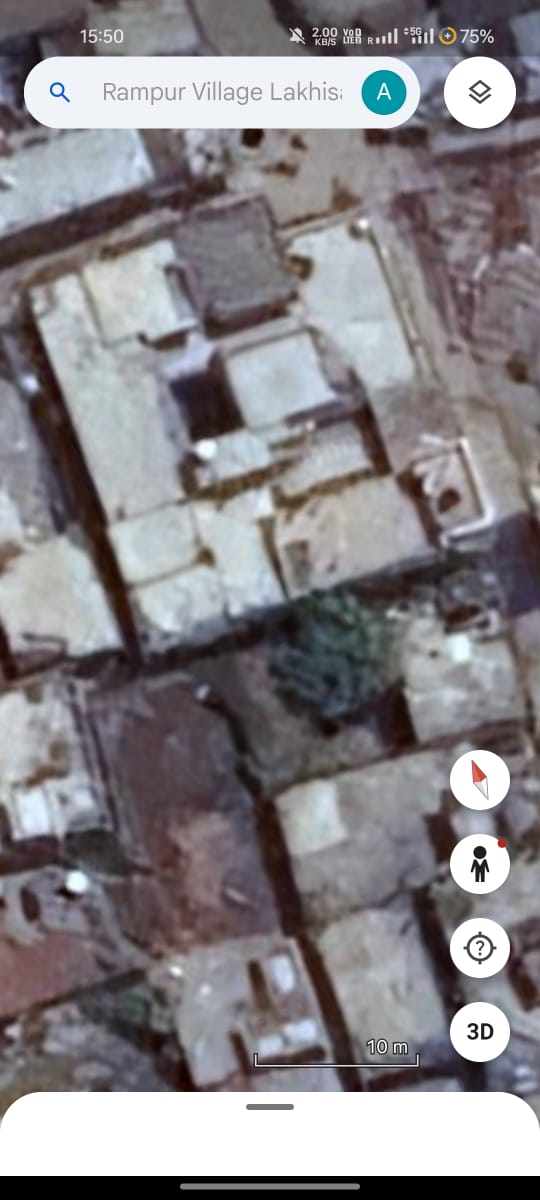
#> input picture app/data/uploads/3aeb20aa-a7c6-4ace-b92f-621f5c78adf6.jpeg, 540 x 1200 px
$ python -i image_processing.py   (imports and definitions only)
#> lines starting #> are read from the running program, lines starting #| are printed output that depends on the picture; after the words box and inside, x2 and y2 are one past the last pixel; in counts of white or black regions, pixels touching at a corner belong together
#> further down, picture is the input picture: shape (1200, 540, 3); mean B, G, R 135.2, 131.3, 134.9
import cv2
import numpy as np
from PIL import Image
import io

# [4 lines left out: function process_image, not called in this run]

def denoise_image(image: np.ndarray) -> np.ndarray:
    return cv2.fastNlMeansDenoisingColored(image, None, 10, 10, 7, 21)

# [7 lines left out: function enhance_contrast, not called in this run]

def get_contours(mask: np.ndarray):
    contours, _ = cv2.findContours(mask, cv2.RETR_EXTERNAL, cv2.CHAIN_APPROX_SIMPLE)
    return contours

# [4 lines left out: function create_overlay, not called in this run]

def segment_roof_heuristic(image: np.ndarray) -> np.ndarray:
    """
    Segment roof-like structures using heuristic computer vision techniques.
    Assumes roofs have distinct edges and contrast compared to surroundings.
    """
    # Convert to grayscale
    gray = cv2.cvtColor(image, cv2.COLOR_BGR2GRAY)

    # Apply Gaussian Blur to reduce noise
    blurred = cv2.GaussianBlur(gray, (5, 5), 0)

    # Edge Detection (Canny)
    edges = cv2.Canny(blurred, 50, 150)
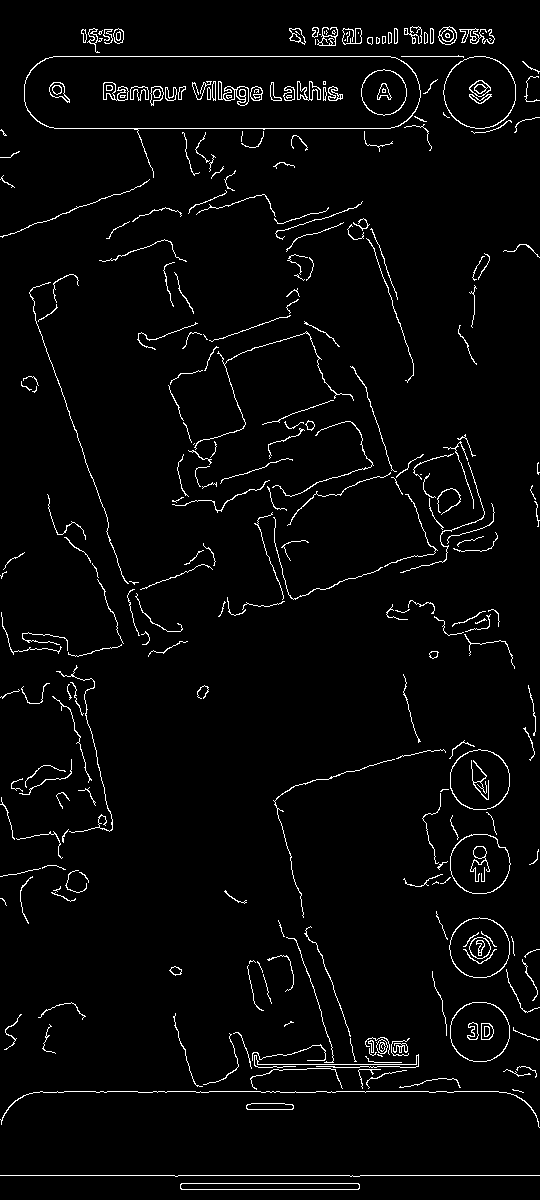
#> edges: shape (1200, 540); 3.1% white in thin lines or dots

    # Dilate edges to close gaps
    kernel = np.ones((5, 5), np.uint8)
    dilated = cv2.dilate(edges, kernel, iterations=2)
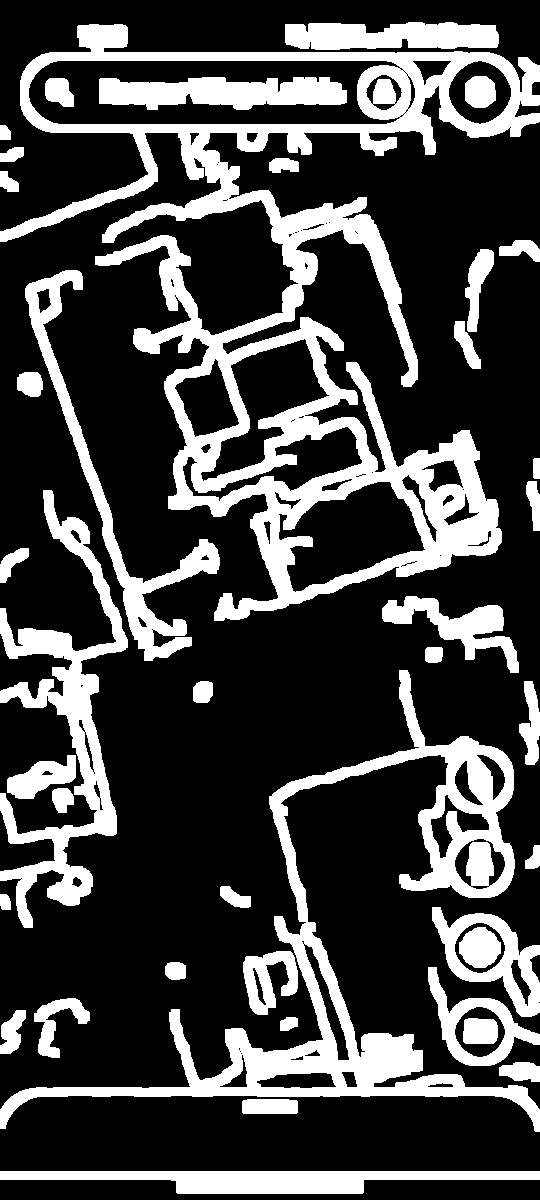
#> dilated: shape (1200, 540); 26.3% white; 40 white regions

    # Find contours
    contours, _ = cv2.findContours(dilated, cv2.RETR_EXTERNAL, cv2.CHAIN_APPROX_SIMPLE)
#> contours = 35 contours; largest, box (x1, y1, x2, y2) and area: (0, 24, 540, 621) 113762, (0, 670, 540, 1132) 34575, (0, 490, 128, 928) 14032, (25, 270, 220, 661) 8292, (0, 1171, 540, 1194) 6936

    # Create empty mask
    mask = np.zeros_like(gray)

    # Filter contours based on area (assume roof is a significant part of the image)
    total_area = image.shape[0] * image.shape[1]
#> total_area = 648000
    min_area = total_area * 0.05  # At least 5% of the image
#> min_area = 32400

    for contour in contours:
        area = cv2.contourArea(contour)
        if area > min_area:
            # Convex hull to get a cleaner shape
            hull = cv2.convexHull(contour)
            cv2.drawContours(mask, [hull], -1, (255), thickness=cv2.FILLED)
#> this loop made 35 passes
#> area on passes 1 to 12: 6935.5, 755, 587, 179, 648.5, 1202, 4746, 302.5, 1987.5, 6060, 134, 373.5
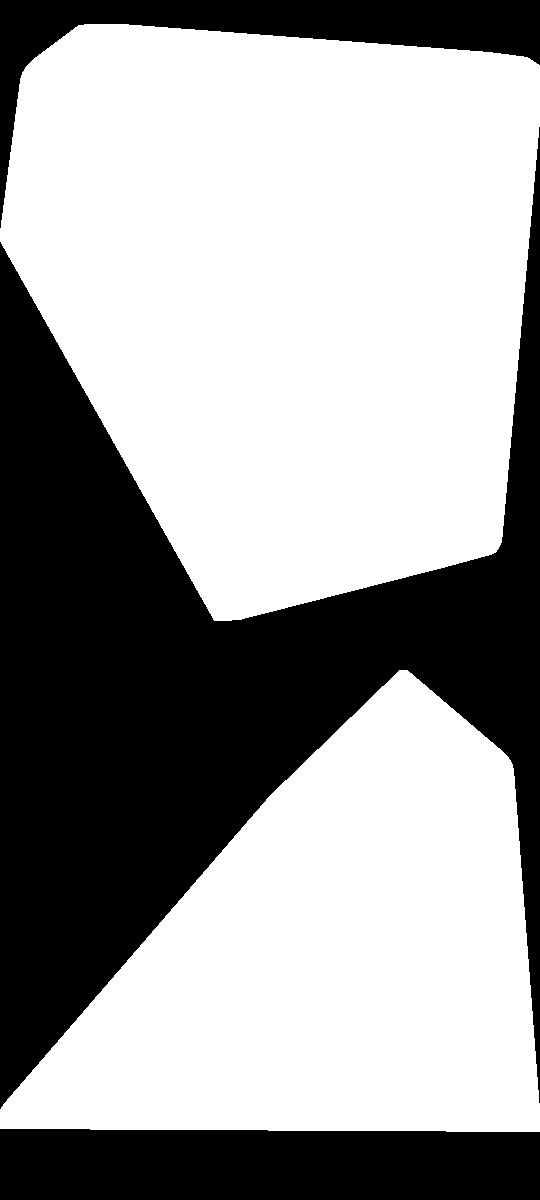
#> mask: shape (1200, 540); 62.3% white; 3 black regions, box (x1, y1, x2, y2) and area: (0, 127, 540, 1109) 183311, (0, 1129, 540, 1200) 37524, (0, 0, 540, 228) 23755

    # Morphological Close to fill holes
    mask = cv2.morphologyEx(mask, cv2.MORPH_CLOSE, kernel, iterations=3)
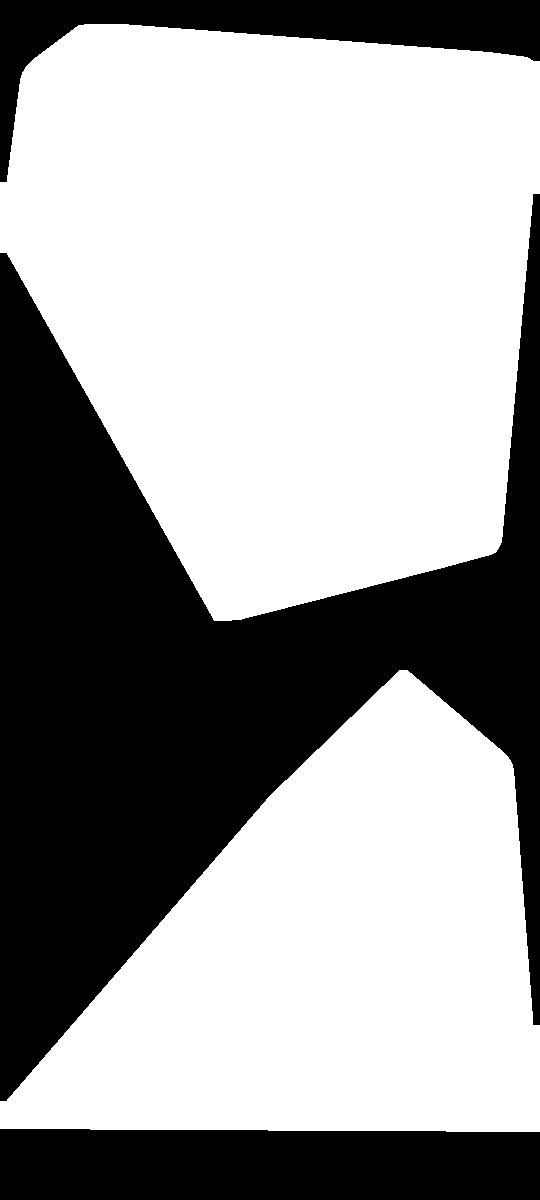
#> mask: shape (1200, 540); 62.4% white; 3 black regions, box (x1, y1, x2, y2) and area: (0, 194, 540, 1101) 182738, (0, 1129, 540, 1200) 37524, (0, 0, 540, 182) 23579

    return mask

# [44 lines left out: function visualize_panels, not called in this run]

>>> import cv2
>>> picture = cv2.imread('../data/uploads/3aeb20aa-a7c6-4ace-b92f-621f5c78adf6.jpeg')
>>> result = segment_roof_heuristic(picture)

$ run again, on app/data/uploads/2142d2e5-bd48-4081-898c-b2c24c6b7db8.png
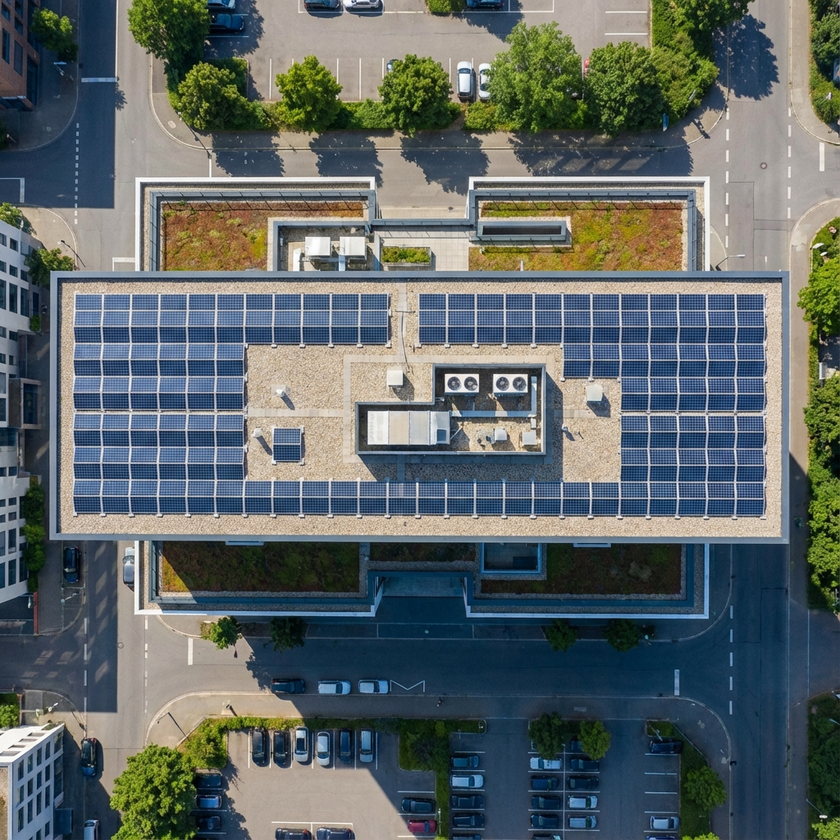
#> input picture app/data/uploads/2142d2e5-bd48-4081-898c-b2c24c6b7db8.png, 840 x 840 px, shrunk from 1024 x 1024 before the run
#> picture is the input picture: shape (840, 840, 3); mean B, G, R 102.6, 102.6, 93.8
#> in segment_roof_heuristic, `edges = cv2.Canny(blurred, 50, 150)`:
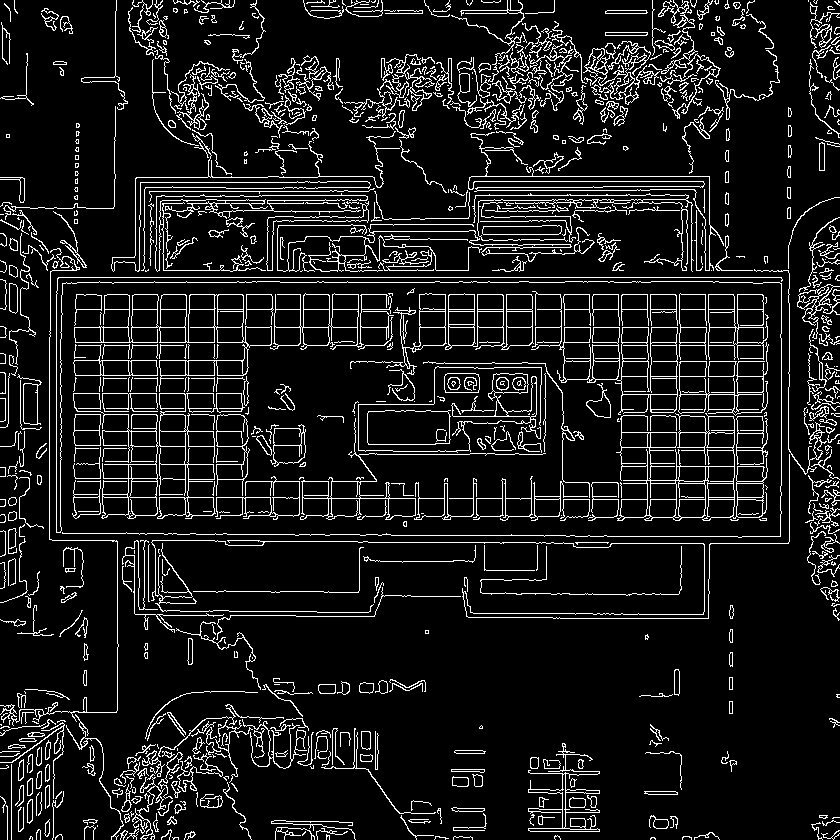
#> edges: shape (840, 840); 9.9% white in thin lines or dots
#> dilated: shape (840, 840); 57.5% white; 397 black regions (66 under 20 px)
#> contours = 32 contours; largest, box (x1, y1, x2, y2) and area: (0, 0, 840, 840) 491297, (524, 739, 604, 840) 6289, (804, 0, 840, 175) 4848, (267, 816, 360, 840) 1924, (640, 720, 686, 799) 1696
#> the loop in segment_roof_heuristic, `for contour in contours:` made 32 passes
#> area on passes 1 to 8: 1924, 478, 773.5, 1158, 977.5, 418.5, 423, 6289
#> after the loop in segment_roof_heuristic, `for contour in contours:`:
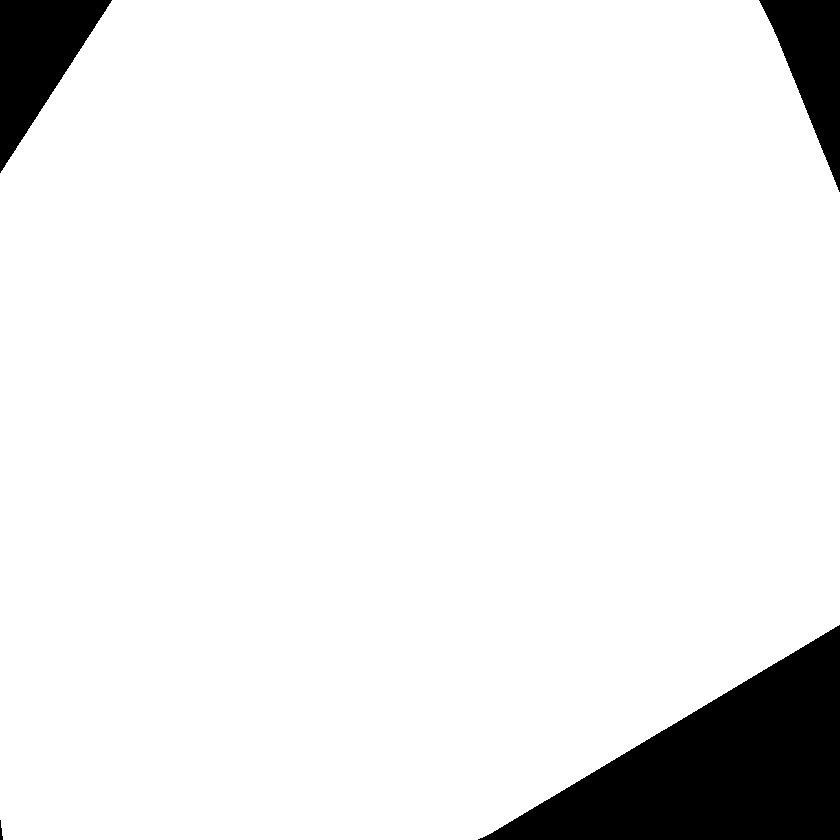
#> mask: shape (840, 840); 92% white; 4 black regions, box (x1, y1, x2, y2) and area: (478, 625, 840, 840) 38747, (0, 0, 112, 173) 9744, (759, 0, 840, 192) 7588, (0, 820, 3, 840) 36

$ run again, on app/data/uploads/6ef91b2f-7ad8-4892-b18e-c8856e5fb6bb.png
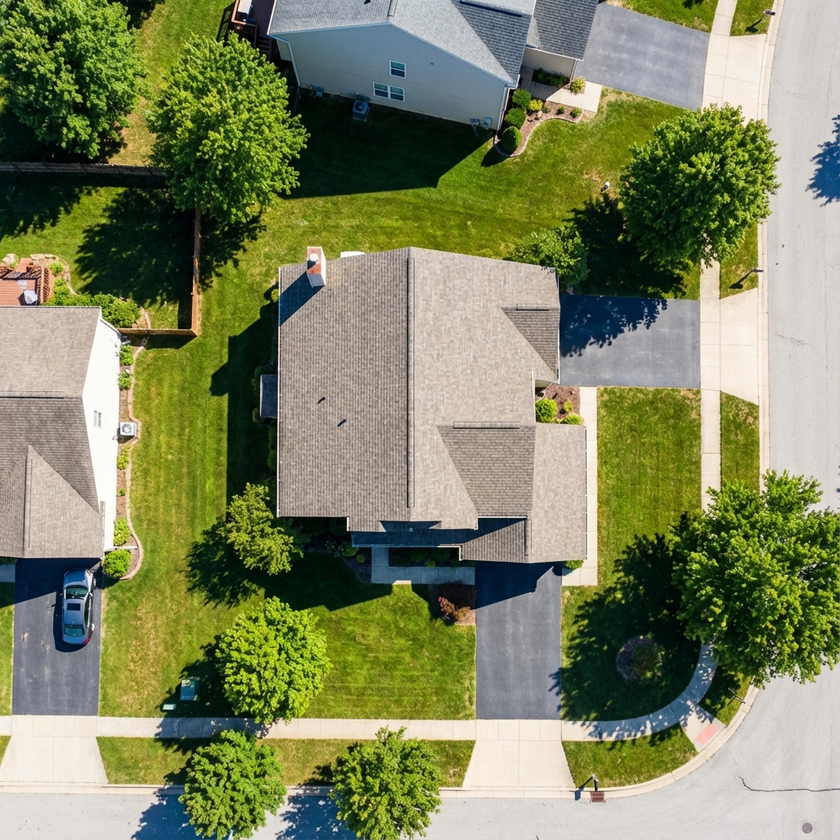
#> input picture app/data/uploads/6ef91b2f-7ad8-4892-b18e-c8856e5fb6bb.png, 840 x 840 px, shrunk from 1024 x 1024 before the run
#> picture is the input picture: shape (840, 840, 3); mean B, G, R 94.8, 132, 125.8
#> in segment_roof_heuristic, `edges = cv2.Canny(blurred, 50, 150)`:
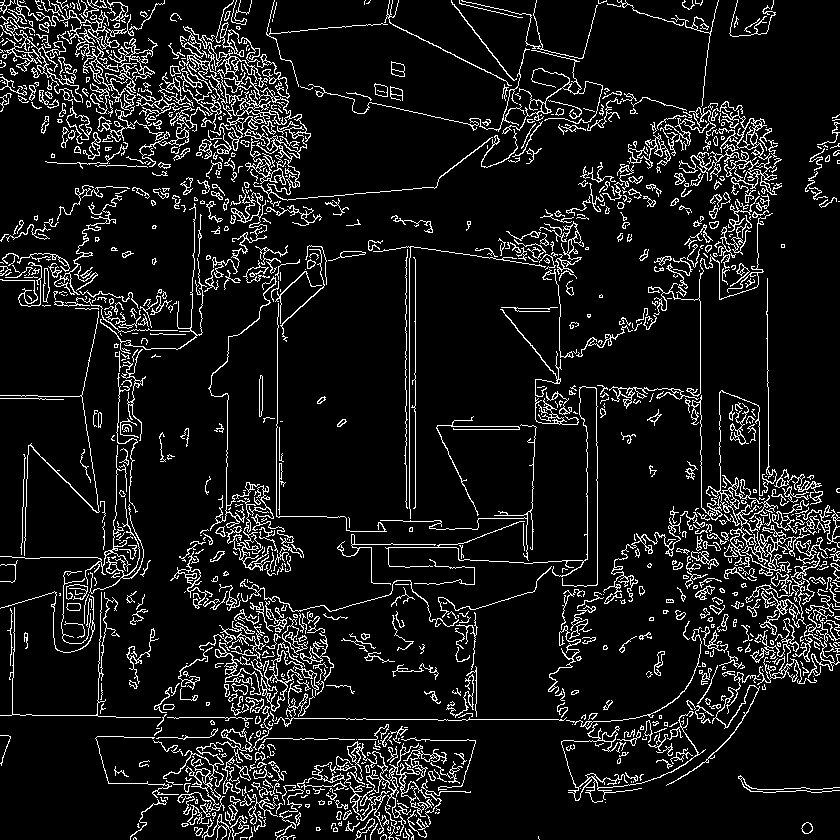
#> edges: shape (840, 840); 9.6% white in thin lines or dots
#> dilated: shape (840, 840); 49.9% white; 32 white regions
#> contours = 11 contours; largest, box (x1, y1, x2, y2) and area: (0, 0, 840, 840) 576381, (801, 110, 840, 212) 2068, (725, 0, 780, 41) 1509, (734, 771, 840, 797) 1312, (0, 731, 15, 770) 374
#> the loop in segment_roof_heuristic, `for contour in contours:` made 11 passes
#> area on passes 1, 2, 3, 4, 5, 6, 8, 9: 60.5, 130, 331.5, 1312, 374, 83, 2068, 1509
#> after the loop in segment_roof_heuristic, `for contour in contours:`:
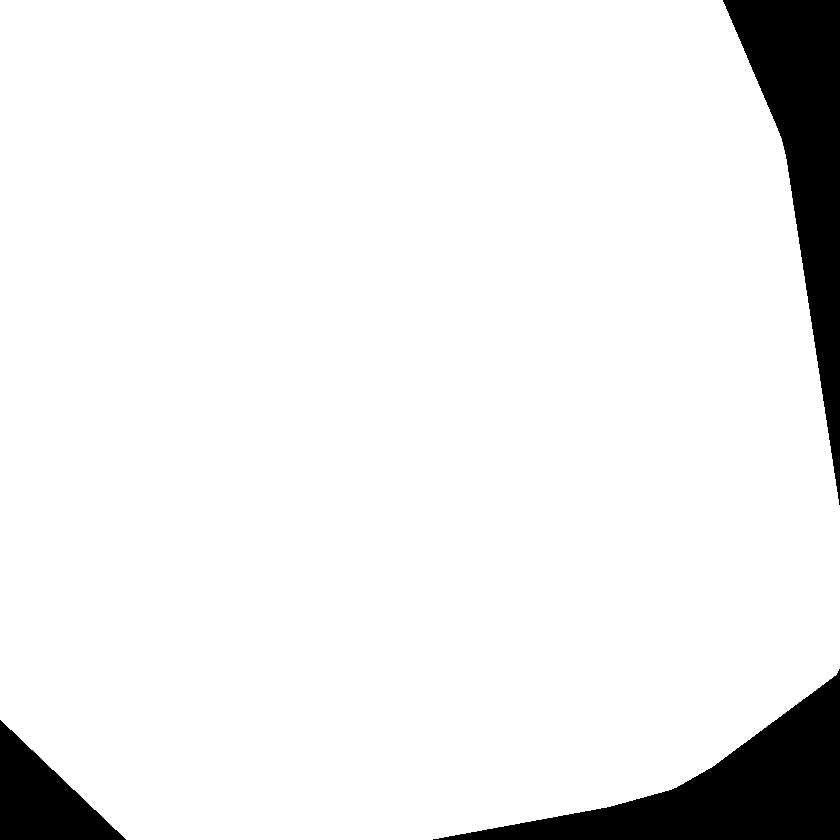
#> mask: shape (840, 840); 92.4% white; 3 black regions, box (x1, y1, x2, y2) and area: (433, 669, 840, 840) 23395, (723, 0, 840, 505) 22625, (0, 720, 126, 840) 7620
